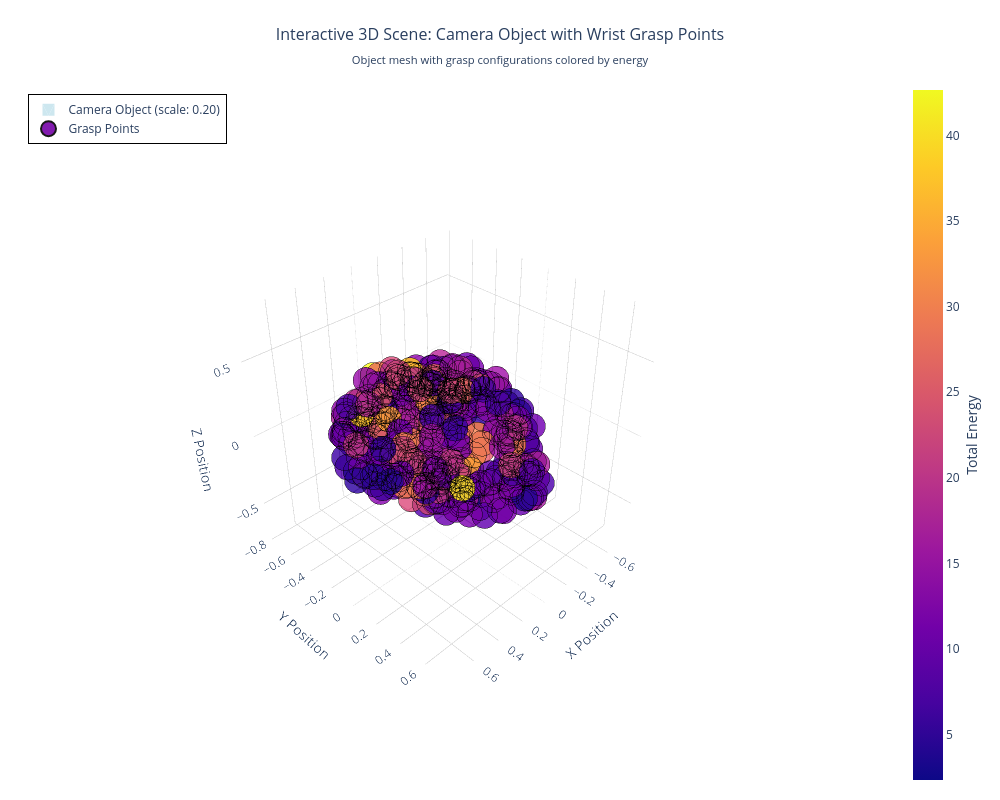

Notebook source saved alongside this figure:
### Code cell
# Create interactive 3D plot with object mesh and grasp points
fig = go.Figure()

# Get scale from the data and apply it to the object mesh
scale_factor = data[0]['scale']  # Use scale from first configuration (all are the same)
print(f"Applying scale factor: {scale_factor}")

# Scale the object mesh vertices
vertices = object_mesh.vertices * scale_factor
faces = object_mesh.faces

print(f"Scaled object mesh bounds:")
print(f"  X: [{vertices[:, 0].min():.3f}, {vertices[:, 0].max():.3f}]")
print(f"  Y: [{vertices[:, 1].min():.3f}, {vertices[:, 1].max():.3f}]")
print(f"  Z: [{vertices[:, 2].min():.3f}, {vertices[:, 2].max():.3f}]")

# Add mesh as a 3D surface with scaled vertices
fig.add_trace(go.Mesh3d(
    x=vertices[:, 0],
    y=vertices[:, 1],
    z=vertices[:, 2],
    i=faces[:, 0],
    j=faces[:, 1],
    k=faces[:, 2],
    color='lightblue',
    opacity=0.6,
    name=f'Camera Object (scale: {scale_factor:.2f})',
    hovertemplate=f'<b>Camera Object</b><br>Scale: {scale_factor:.3f}<br>Scaled Mesh<extra></extra>',
    showlegend=True
))

# Add grasp points
fig.add_trace(go.Scatter3d(
    x=WRJTx_values,
    y=WRJTy_values,
    z=WRJTz_values,
    mode='markers',
    marker=dict(
        size=15,
        color=energy_values,
        colorscale='plasma',
        opacity=0.9,
        colorbar=dict(
            title="Total Energy",
            titleside="right",
            x=1.02
        ),
        line=dict(color='black', width=2),
        symbol='circle'
    ),
    text=[f'<b>Grasp {i+1}</b><br>Energy: {energy_values[i]:.3f}<br>WRJTx: {WRJTx_values[i]:.3f}<br>WRJTy: {WRJTy_values[i]:.3f}<br>WRJTz: {WRJTz_values[i]:.3f}' 
          for i in range(len(WRJTx_values))],
    hovertemplate='<b>%{text}</b><extra></extra>',
    name='Grasp Points'
))

# Calculate appropriate viewing bounds
all_coords = np.concatenate([vertices, np.column_stack([WRJTx_values, WRJTy_values, WRJTz_values])])
center = np.mean(all_coords, axis=0)
span = np.max(all_coords, axis=0) - np.min(all_coords, axis=0)
max_span = np.max(span)

fig.update_layout(
    title={
        'text': 'Interactive 3D Scene: Camera Object with Wrist Grasp Points<br><sub>Object mesh with grasp configurations colored by energy</sub>',
        'x': 0.5,
        'xanchor': 'center',
        'font': {'size': 16}
    },
    scene=dict(
        xaxis_title='X Position',
        yaxis_title='Y Position',
        zaxis_title='Z Position',
        bgcolor='rgba(240,240,240,0.1)',
        xaxis=dict(
            backgroundcolor='rgba(200,200,200,0.1)', 
            gridcolor='lightgray',
            range=[center[0] - max_span*0.6, center[0] + max_span*0.6]
        ),
        yaxis=dict(
            backgroundcolor='rgba(200,200,200,0.1)', 
            gridcolor='lightgray',
            range=[center[1] - max_span*0.6, center[1] + max_span*0.6]
        ),
        zaxis=dict(
            backgroundcolor='rgba(200,200,200,0.1)', 
            gridcolor='lightgray',
            range=[center[2] - max_span*0.6, center[2] + max_span*0.6]
        ),
        aspectmode='cube',  # Keep proportional scaling
        camera=dict(
            eye=dict(x=1.8, y=1.8, z=1.8)
        )
    ),
    width=1000,
    height=800,
    margin=dict(r=100, b=10, l=10, t=80),
    legend=dict(
        x=0.02,
        y=0.98,
        bgcolor='rgba(255,255,255,0.9)',
        bordercolor='black',
        borderwidth=1
    )
)

fig.show()

print("🎮 Interactive 3D Scene:")
print("- Object: Semi-transparent camera mesh (scaled)")
print("- Points: Grasp configurations colored by energy")
print("- Controls: Rotate (drag), zoom (wheel), pan (right-drag)")
print("- Hover over points for detailed grasp information")
print("- Legend: Toggle object/points visibility")
print(f"\n📊 Scene Info:")
print(f"- Scale factor applied: {scale_factor:.3f}")
print(f"- Object vertices: {len(vertices):,}")
print(f"- Object faces: {len(faces):,}")
print(f"- Grasp points: {len(WRJTx_values)}")
print(f"- Energy range: {energy_values.min():.3f} - {energy_values.max():.3f}")
print(f"- Original object bounds: X[{object_mesh.vertices[:, 0].min():.2f}, {object_mesh.vertices[:, 0].max():.2f}], Y[{object_mesh.vertices[:, 1].min():.2f}, {object_mesh.vertices[:, 1].max():.2f}], Z[{object_mesh.vertices[:, 2].min():.2f}, {object_mesh.vertices[:, 2].max():.2f}]")
print(f"- Scaled object bounds: X[{vertices[:, 0].min():.2f}, {vertices[:, 0].max():.2f}], Y[{vertices[:, 1].min():.2f}, {vertices[:, 1].max():.2f}], Z[{vertices[:, 2].min():.2f}, {vertices[:, 2].max():.2f}]")
print(f"- Grasp points bounds: X[{WRJTx_values.min():.2f}, {WRJTx_values.max():.2f}], Y[{WRJTy_values.min():.2f}, {WRJTy_values.max():.2f}], Z[{WRJTz_values.min():.2f}, {WRJTz_values.max():.2f}]")

### Figure 1 — Plotly figure (JSON) as saved in the notebook; plotly's stock layout.template omitted (floating-point values rounded to 4 significant figures; data arrays with more than 128 entries replaced by an {"elided": "..."} marker saying what was removed)
{"data": [{"color": "lightblue", "hovertemplate": "<b>Camera Object</b><br>Scale: 0.200<br>Scaled Mesh<extra></extra>", "i": {"elided": "1536 int values"}, "j": {"elided": "1536 int values"}, "k": {"elided": "1536 int values"}, "name": "Camera Object (scale: 0.20)", "opacity": 0.6, "showlegend": true, "type": "mesh3d", "x": {"elided": "786 float values"}, "y": {"elided": "786 float values"}, "z": {"elided": "786 float values"}}, {"hovertemplate": "<b>%{text}</b><extra></extra>", "marker": {"color": {"elided": "400 float values"}, "colorbar": {"title": {"side": "right", "text": "Total Energy"}, "x": 1.02}, "colorscale": [[0, "#0d0887"], [0.1111, "#46039f"], [0.2222, "#7201a8"], [0.3333, "#9c179e"], [0.4444, "#bd3786"], [0.5556, "#d8576b"], [0.6667, "#ed7953"], [0.7778, "#fb9f3a"], [0.8889, "#fdca26"], [1, "#f0f921"]], "line": {"color": "black", "width": 2}, "opacity": 0.9, "size": 15, "symbol": "circle"}, "mode": "markers", "name": "Grasp Points", "text": {"elided": "400 str values"}, "type": "scatter3d", "x": {"elided": "400 float values"}, "y": {"elided": "400 float values"}, "z": {"elided": "400 float values"}}], "layout": {"height": 800, "legend": {"bgcolor": "rgba(255,255,255,0.9)", "bordercolor": "black", "borderwidth": 1, "x": 0.02, "y": 0.98}, "margin": {"b": 10, "l": 10, "r": 100, "t": 80}, "scene": {"aspectmode": "cube", "bgcolor": "rgba(240,240,240,0.1)", "camera": {"eye": {"x": 1.8, "y": 1.8, "z": 1.8}}, "xaxis": {"backgroundcolor": "rgba(200,200,200,0.1)", "gridcolor": "lightgray", "range": [-0.7899, 0.7997], "title": {"text": "X Position"}}, "yaxis": {"backgroundcolor": "rgba(200,200,200,0.1)", "gridcolor": "lightgray", "range": [-0.822, 0.7676], "title": {"text": "Y Position"}}, "zaxis": {"backgroundcolor": "rgba(200,200,200,0.1)", "gridcolor": "lightgray", "range": [-0.7818, 0.8078], "title": {"text": "Z Position"}}}, "title": {"font": {"size": 16}, "text": "Interactive 3D Scene: Camera Object with Wrist Grasp Points<br><sub>Object mesh with grasp configurations colored by energy</sub>", "x": 0.5, "xanchor": "center"}, "width": 1000}}
